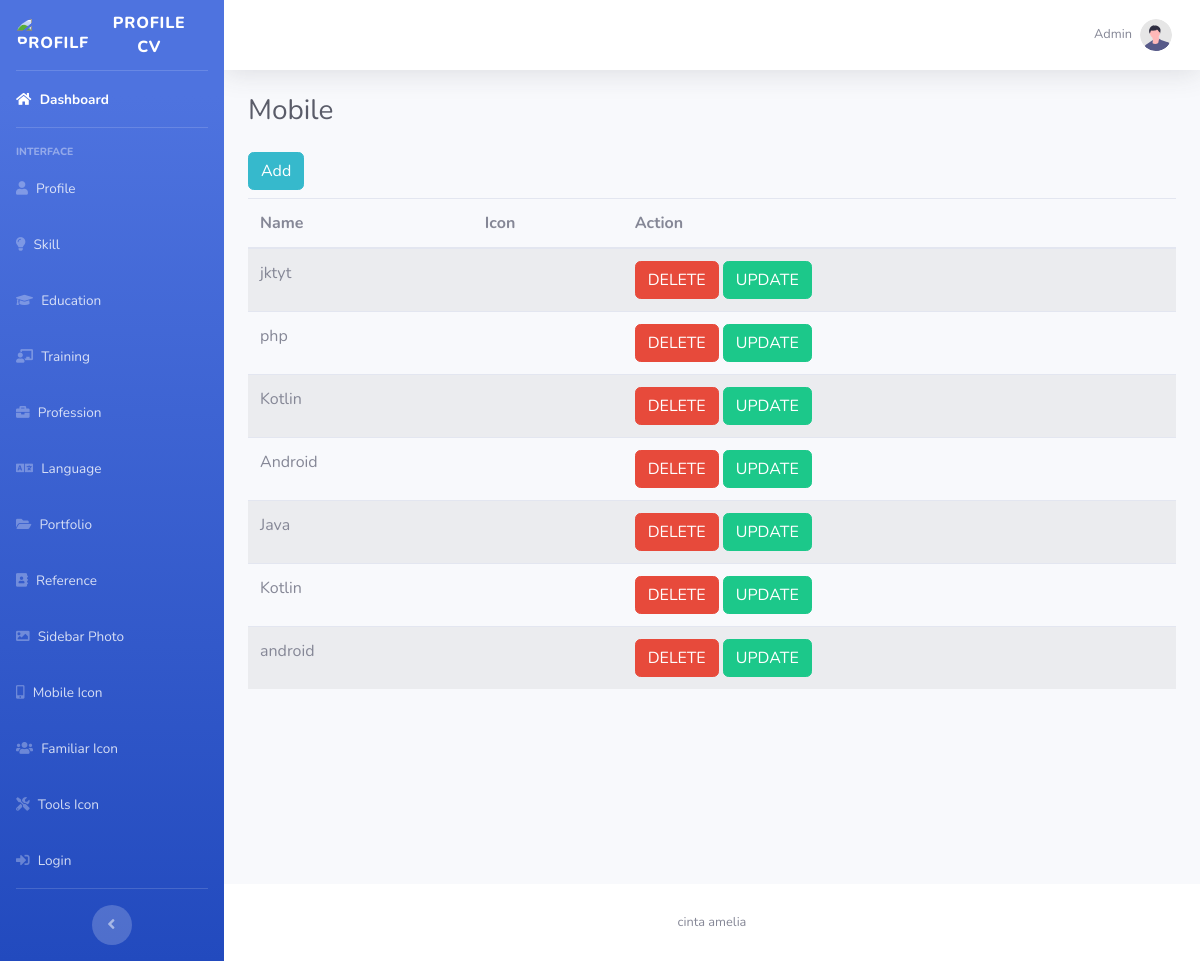
/sb-admin2CV/tabel_mobile.php (signed in), run on the app's committed database.
### tables this page shows
CREATE TABLE `mobile` (
  `id_mobile` int NOT NULL,
  `nama` varchar(256) NOT NULL,
  `icon` varchar(256) NOT NULL
);

### sb-admin2CV/tabel_mobile.php (the view, shortened to what this page needs)
<?php
include "connection.php";
$select_mobile = mysqli_query(
    $koneksi,
    "SELECT * FROM mobile ORDER BY id_mobile DESC"
);
?>
<?php include "header.php"; ?>
<body id="page-top">
    <div id="wrapper">
        <?php include "sidebar.php"; ?>
        <div id="content-wrapper" class="d-flex flex-column">
            <div id="content">
                <?php include "topbar.php"; ?>
                <div class="container-fluid">
                    <div class="d-sm-flex align-items-center justify-content-between mb-4">
                        <h1 class="h3 mb-0 text-gray-800">
                            Mobile
                        </h1>
                    </div>
                    <a
                        href="form_mobile.php" class="btn btn-info mb-2">
                        Add
                    </a>
                    <table class="table table-striped">
                        <thead>
                            <tr>
                                <th scope="col">
                                    Name
                                </th>
                                <th scope="col">
                                    Icon
                                </th>
                                <th scope="col">
                                    Action
                                </th>
                            </tr>
                        </thead>
                        <tbody>
                            <?php while ($tampil = mysqli_fetch_object($select_mobile)) : ?>
                                <tr>
                                    <td>
                                        <?php echo $tampil->nama; ?>
                                    </td>
                                    <td>
                                    </td>
                                    <td>
                                        <a
                                            href="delete_mobile.php?id_mobile=<?php echo $tampil->id_mobile; ?>"
                                            class="btn btn-danger"
                                            onclick="return confirm('Confirm to delete?')"
                                        >
                                            DELETE
                                        </a>
                                        <a
                                            href="update_form_mobile.php?id_mobile=<?php echo $tampil->id_mobile; ?>"
                                            class="btn btn-success"
                                        >
                                            UPDATE
                                        </a>
                                    </td>
                                </tr>
                            <?php endwhile; ?>
                        </tbody>
                    </table>
                </div>
            </div>
            <?php include "footer.php"; ?>
        </div>
    </div>
    <?php include "bottom.php"; ?>
</body>
</html>

### data on the page
mobile: nama "jktyt"
mobile: nama "php"
mobile: nama "Kotlin"
mobile: nama "Android"
mobile: nama "Java"
mobile: nama "Kotlin"
mobile: nama "android"
